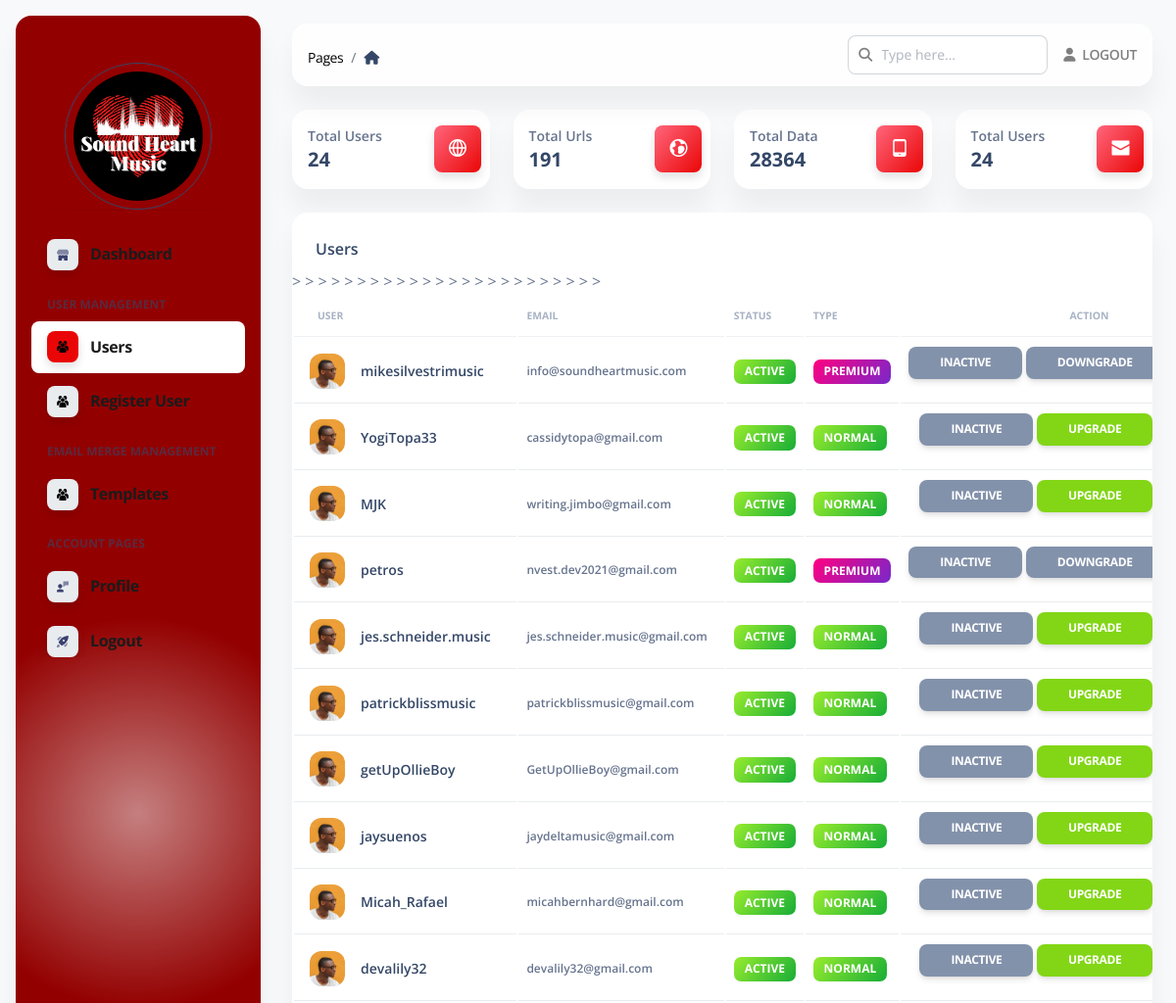
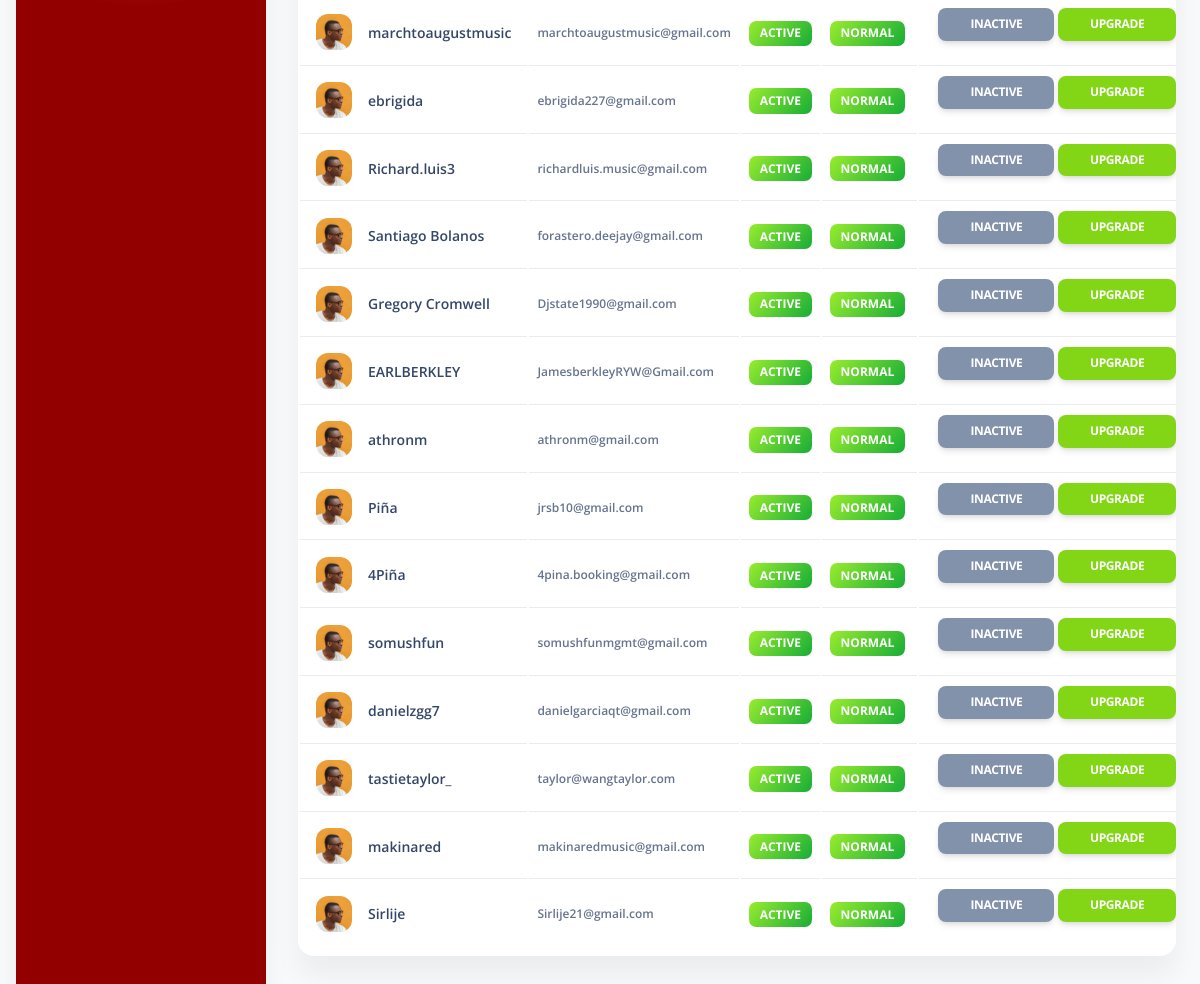
/admin/users (signed in), run on the app's committed database (2 pictures, top to bottom).
### apps/authentication/models.py (models this page shows, shortened)
class Users(db.Model, UserMixin):
    __tablename__ = 'Users'
    id            = db.Column(db.Integer, primary_key=True)
    username      = db.Column(db.String(255), unique=True, nullable=False)
    email         = db.Column(db.String(255), unique=True,  index=True)
    password      = db.Column(db.String(255))
    role          = db.Column(db.String(64), nullable=False, default='user')
    oauth_github  = db.Column(db.String(100), nullable=True)
    nylas_access_token = db.Column(db.String(32))
    api_token     = db.Column(db.String(100))
    api_token_ts  = db.Column(db.Integer)
    state         = db.Column(db.String(10))

### apps/home/routes.py (the view)
@blueprint.route('/admin/users', methods=['POST', 'GET'])
@login_required
@role_required('admin')
def admin_users():
    page_data = get_admin_data()
    users = Users.query.filter(Users.role != "admin").all()
    return render_template("home/admin_users.html",
                           segment='users', API_GENERATOR=len(API_GENERATOR),
                           page_data=page_data,
                           users=users
                           )

### apps/templates/home/admin_users.html (shortened to what this page needs)
{% extends 'layouts/admin.html' %}
{% block content %}
    <div class="container-fluid py-4">
        <div class="row">
            <div class="col-xl-3 col-sm-6 mb-xl-0 mb-4">
                <div class="card">
                    <div class="card-body p-3">
                        <div class="row">
                            <div class="col-8">
                                <div class="numbers">
                                    <p class="text-sm mb-0 text-capitalize font-weight-bold">Total Users</p>
                                    <h5 class="font-weight-bolder mb-0">
                                        {{ page_data['total_users'] }}
                                    </h5>
                                </div>
                            </div>
                            <div class="col-4 text-end">
                                <div class="icon icon-shape bg-gradient-danger shadow text-center border-radius-md">
                                    <i class="ni ni-world-2 text-lg opacity-10" aria-hidden="true"></i>
                                </div>
                            </div>
                        </div>
                    </div>
                </div>
            </div>
            <div class="col-xl-3 col-sm-6 mb-xl-0 mb-4">
                <div class="card">
                    <div class="card-body p-3">
                        <div class="row">
                            <div class="col-8">
                                <div class="numbers">
                                    <p class="text-sm mb-0 text-capitalize font-weight-bold">Total Urls</p>
                                    <h5 class="font-weight-bolder mb-0">
                                        {{ page_data['total_filters'] }}
                                    </h5>
                                </div>
                            </div>
                            <div class="col-4 text-end">
                                <div class="icon icon-shape bg-gradient-danger shadow text-center border-radius-md">
                                    <i class="ni ni-world text-lg opacity-10" aria-hidden="true"></i>
                                </div>
                            </div>
                        </div>
                    </div>
                </div>
            </div>
            <div class="col-xl-3 col-sm-6 mb-xl-0 mb-4">
                <div class="card">
                    <div class="card-body p-3">
                        <div class="row">
                            <div class="col-8">
                                <div class="numbers">
                                    <p class="text-sm mb-0 text-capitalize font-weight-bold">Total Data</p>
                                    <h5 class="font-weight-bolder mb-0">
                                        {{ page_data['services'] }}
                                    </h5>
                                </div>
                            </div>
                            <div class="col-4 text-end">
                                <div class="icon icon-shape bg-gradient-danger shadow text-center border-radius-md">
                                    <i class="ni ni-mobile-button text-lg opacity-10" aria-hidden="true"></i>
                                </div>
                            </div>
                        </div>
                    </div>
                </div>
            </div>
            <div class="col-xl-3 col-sm-6">
                <div class="card">
                    <div class="card-body p-3">
                        <div class="row">
                            <div class="col-8">
                                <div class="numbers">
                                    <p class="text-sm mb-0 text-capitalize font-weight-bold">Total Users</p>
                                    <h5 class="font-weight-bolder mb-0">
                                        {{ page_data['total_users'] }}
                                    </h5>
                                </div>
                            </div>
                            <div class="col-4 text-end">
                                <div class="icon icon-shape bg-gradient-danger shadow text-center border-radius-md">
                                    <i class="ni ni-email-83 text-lg opacity-10" aria-hidden="true"></i>
                                </div>
                            </div>
                        </div>
                    </div>
                </div>
            </div>
        </div>
        <div class="row py-4">
            <div class="col-12">
                <div class="card mb-4">
                    <div class="card-header pb-0">
                        <h6>Users</h6>
                    </div>
                    <div class="card-body px-0 pt-0 pb-2">
                        <div class="table-responsive p-0">
                            {% if users %}
                                <table class="table align-items-center mb-0">
                                    <thead>
                                    <tr>
                                        <th class="text-uppercase text-secondary text-xxs font-weight-bolder opacity-7">
                                            User
                                        </th>
                                        <th class="text-uppercase text-secondary text-xxs font-weight-bolder opacity-7 ps-2">
                                            Email
                                        </th>
                                        <th class="text-uppercase text-secondary text-xxs font-weight-bolder opacity-7 ps-2">
                                            Status
                                        </th>
                                        <th class="text-uppercase text-secondary text-xxs font-weight-bolder opacity-7 ps-2">
                                            Type
                                        </th>
                                        <th class="text-center text-uppercase text-secondary text-xxs font-weight-bolder opacity-7">
                                            Action
                                        </th>
                                    </tr>
                                    </thead>
                                    <tbody>
                                    {% for user in users %}
                                        <tr>
                                            <td>
                                                <div class="d-flex px-2 py-1">
                                                    <div>
                                                        <img src="{{ config.ASSETS_ROOT }}/img/team-2.jpg"
                                                             class="avatar avatar-sm me-3" alt="user1">
                                                    </div>
                                                    <div class="d-flex flex-column justify-content-center">
                                                        <h6 class="mb-0 text-sm">{{ user.username }}</h6>
                                                    </div>
                                                </div>
                                            </td>
                                            <td>
                                                <p class="text-xs font-weight-bold mb-0">{{ user.email }}</p>
                                            </td>
                                            <td>
                                                {% if user.state == 'pending' %}
                                                    <span class="badge badge-sm bg-gradient-secondary">Pending</span>
                                                {% else %}
                                                    <span class="badge badge-sm bg-gradient-success">Active</span>
                                                {% endif %}
                                            </td>>
                                            <td>
                                                {% if user.role == 'user' %}
                                                    <span class="badge badge-sm bg-gradient-success">Normal</span>
                                                {% else %}
                                                    <span class="badge badge-sm bg-gradient-primary">Premium</span>
                                                {% endif %}
                                            </td>
                                            <td class="align-middle text-center text-sm">
                                                {% if user.state == 'pending' %}
                                                    <a href="/admin/users/approve/{{ user.id }}" class="btn btn-sm btn-success">Approve</a>
                                                {% else %}
                                                    <a href="/admin/users/inactive/{{ user.id }}" class="btn btn-sm btn-secondary">Inactive</a>
                                                {% endif %}
                                                {% if user.role == 'user' %}
                                                    <a href="/admin/users/upgrade/{{ user.id }}" class="btn btn-sm btn-success ">Upgrade</a>
                                                {% else %}
                                                    <a href="/admin/users/downgrade/{{ user.id }}" class="btn btn-sm btn-secondary">Downgrade</a>
                                                {% endif %}
                                            </td>
                                        </tr>
                                    {% endfor %}
                                    </tbody>
                                </table>
                            {% endif %}
                        </div>
                    </div>
                </div>
            </div>
        </div>
    </div>
{% endblock content %}

### data on the page
Users: username "mikesilvestrimusic", email "info@soundheartmusic.com", state "ACTIVE", role "PREMIUM"
Users: username "YogiTopa33", email "cassidytopa@gmail.com", state "ACTIVE", role "NORMAL"
Users: username "MJK", email "writing.jimbo@gmail.com", state "ACTIVE", role "NORMAL"
Users: username "petros", email "nvest.dev2021@gmail.com", state "ACTIVE", role "PREMIUM"
Users: username "jes.schneider.music", email "jes.schneider.music@gmail.com", state "ACTIVE", role "NORMAL"
Users: username "patrickblissmusic", email "patrickblissmusic@gmail.com", state "ACTIVE", role "NORMAL"
Users: username "getUpOllieBoy", email "GetUpOllieBoy@gmail.com", state "ACTIVE", role "NORMAL"
Users: username "jaysuenos", email "jaydeltamusic@gmail.com", state "ACTIVE", role "NORMAL"
Users: username "Micah_Rafael", email "micahbernhard@gmail.com", state "ACTIVE", role "NORMAL"
Users: username "devalily32", email "devalily32@gmail.com", state "ACTIVE", role "NORMAL"
Users: username "marchtoaugustmusic", email "marchtoaugustmusic@gmail.com", state "ACTIVE", role "NORMAL"
Users: username "ebrigida", email "ebrigida227@gmail.com", state "ACTIVE", role "NORMAL"
Users: username "Richard.luis3", email "richardluis.music@gmail.com", state "ACTIVE", role "NORMAL"
Users: username "Santiago Bolanos", email "forastero.deejay@gmail.com", state "ACTIVE", role "NORMAL"
Users: username "Gregory Cromwell", email "Djstate1990@gmail.com", state "ACTIVE", role "NORMAL"
Users: username "EARLBERKLEY", email "JamesberkleyRYW@Gmail.com", state "ACTIVE", role "NORMAL"
Users: username "athronm", email "athronm@gmail.com", state "ACTIVE", role "NORMAL"
Users: username "Piña", email "jrsb10@gmail.com", state "ACTIVE", role "NORMAL"
Users: username "4Piña", email "4pina.booking@gmail.com", state "ACTIVE", role "NORMAL"
Users: username "somushfun", email "somushfunmgmt@gmail.com", state "ACTIVE", role "NORMAL"
Users: username "danielzgg7", email "danielgarciaqt@gmail.com", state "ACTIVE", role "NORMAL"
Users: username "tastietaylor_", email "taylor@wangtaylor.com", state "ACTIVE", role "NORMAL"
Users: username "makinared", email "makinaredmusic@gmail.com", state "ACTIVE", role "NORMAL"
Users: username "Sirlije", email "Sirlije21@gmail.com", state "ACTIVE", role "NORMAL"

### other printed values
{{ page_data['total_users'] }} "24"
{{ page_data['total_filters'] }} "191"
{{ page_data['services'] }} "28364"
